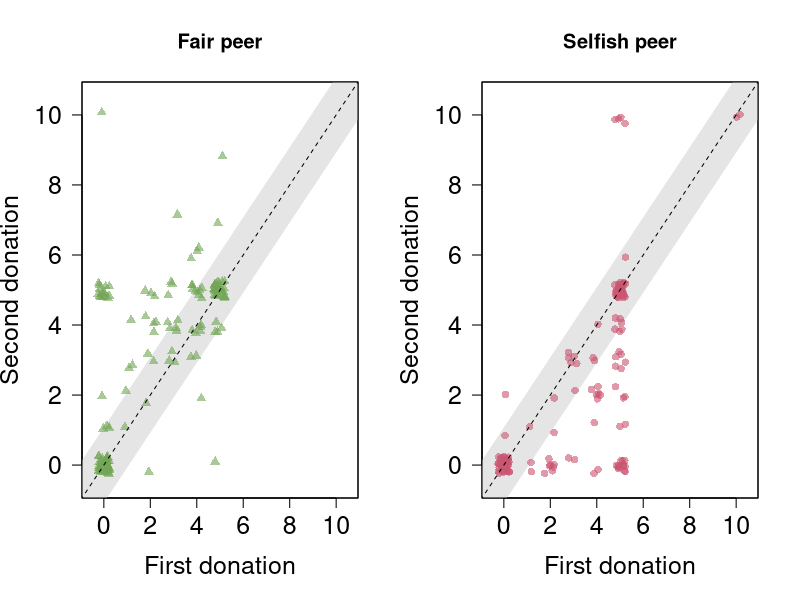

This figure's R source:
### read data (summary of behavioural data, based on raw files downloaded from LIONESS Lab)
a<-read.table('Data summary.txt', sep='\t', header=TRUE)

### calculate donations (not keep amounts)
a$d1s<-10-a$DG_self_SELFISH
a$d2s<-10-a$DG_self_withSocInfo_SELFISH
a$d1f<-10-a$DG_self_FAIR
a$d2f<-10-a$DG_self_withSocInfo_FAIR

## print summary stats
mean(c(a$d1s, a$d1f), na.rm=T)
sd(c(a$d1s, a$d1f), na.rm=T)

cols<-c('#72a555','#ca5670')
par(cex.lab=1.5, cex.axis=1.5, las=1, lend=1, mfrow=c(1,2))


fairMat<-matrix(0, nrow=11, ncol=11)
selfishMat<-matrix(0, nrow=11, ncol=11)

###### FAIR PEER

plot(0, type='n', xlim=c(-0.5,10.5), ylim=c(-0.5,10.5), xlab='First donation', ylab='Second donation', main='Fair peer')
arrows(-1,-1,11,11,lwd=40,col='grey90', code=0)
box()
for (i in 1:nrow(a)){

	fairMat[1+a$d1f[i], 1+a$d2f[i] ] <- fairMat[1+a$d1f[i], 1+a$d2f[i] ] + 1;

	x2<-a$d1f[i] -0.25 + 0.5*runif(1);	
	y2<-a$d2f[i] -0.25 + 0.5*runif(1)
	points(x2, y2, col=adjustcolor(cols[1], alpha=0.6), pch=17, cex=1)
}
arrows(-1,-1,11,11, lty=2, code=0)



############ SELFISH PEER



plot(0, type='n', xlim=c(-0.5,10.5), ylim=c(-0.5,10.5), xlab='First donation', ylab='Second donation', main='Selfish peer')
arrows(-1,-1,11,11,lwd=40,col='grey90', code=0)
box()
for (i in 1:nrow(a)){		

	selfishMat[1+a$d1s[i], 1+a$d2s[i] ] <- selfishMat[1+a$d1s[i], 1+a$d2s[i] ] + 1;


	x1<-a$d1s[i] -0.25 + 0.5*runif(1);	
	y1<-a$d2s[i] -0.25 + 0.5*runif(1)
	points(x1, y1, col=adjustcolor(cols[2], alpha=0.6), pch=16, cex=1)

#	arrows(x1,y1,x2,y2, code=0)
}

arrows(-1,-1,11,11, lty=2, code=0)

### print the 'transition matrix' for inspection
fairMat<-round(fairMat/sum(fairMat)*100)
fairMat

selfishMat<-round(selfishMat/sum(selfishMat)*100)
selfishMat


